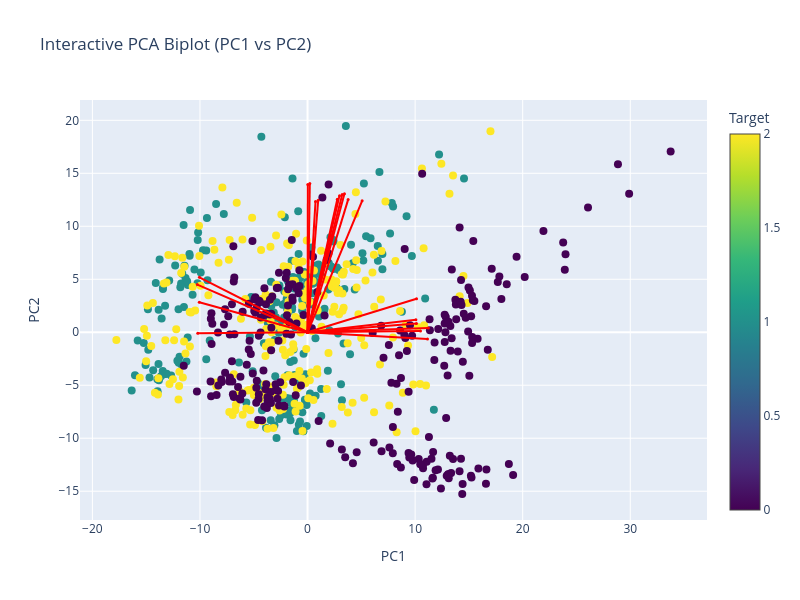

The notebook cell this image was saved under:
### Code cell
interactive_PCA_biplot(score=x_new, 
                       coeff=pca.components_.T, 
                       labels=sampled_NN.columns[:-1], 
                       y=y,
                       selected_vars=selected_vars, 
                       pc_indices=(0, 1))  # plot PC1 vs PC3

### Figure 1 — Plotly figure (JSON) as saved in the notebook; plotly's stock layout.template omitted (floating-point values rounded to 4 significant figures; data arrays with more than 128 entries replaced by an {"elided": "..."} marker saying what was removed)
{"data": [{"hoverinfo": "text", "marker": {"color": {"elided": "734 int values"}, "colorbar": {"title": {"text": "Target"}}, "colorscale": [[0, "#440154"], [0.1111, "#482878"], [0.2222, "#3e4989"], [0.3333, "#31688e"], [0.4444, "#26828e"], [0.5556, "#1f9e89"], [0.6667, "#35b779"], [0.7778, "#6ece58"], [0.8889, "#b5de2b"], [1, "#fde725"]], "showscale": true, "size": 8}, "mode": "markers", "name": "Samples", "text": {"elided": "734 str values"}, "type": "scatter", "x": {"elided": "734 float values"}, "y": {"elided": "734 float values"}}, {"hoverinfo": "text", "hovertext": "LEFT_INDEX_speed_integral", "line": {"color": "red"}, "marker": {"size": 3}, "mode": "lines+markers", "type": "scatter", "x": [0, 0.2104], "y": [0, 14.05]}, {"hoverinfo": "text", "hovertext": "LEFT_INDEX_speed_ts_range", "line": {"color": "red"}, "marker": {"size": 3}, "mode": "lines+markers", "type": "scatter", "x": [0, 5.073], "y": [0, 12.4]}, {"hoverinfo": "text", "hovertext": "LEFT_WRIST_speed_integral", "line": {"color": "red"}, "marker": {"size": 3}, "mode": "lines+markers", "type": "scatter", "x": [0, 0.02543], "y": [0, 13.94]}, {"hoverinfo": "text", "hovertext": "total_arm_speed_Gmean", "line": {"color": "red"}, "marker": {"size": 3}, "mode": "lines+markers", "type": "scatter", "x": [0, 10.13], "y": [0, 3.161]}, {"hoverinfo": "text", "hovertext": "total_arm_jerk_Gmean", "line": {"color": "red"}, "marker": {"size": 3}, "mode": "lines+markers", "type": "scatter", "x": [0, 11.15], "y": [0, -0.6253]}, {"hoverinfo": "text", "hovertext": "total_arm_jerk_peak_mean", "line": {"color": "red"}, "marker": {"size": 3}, "mode": "lines+markers", "type": "scatter", "x": [0, 10.5], "y": [0, 0.1165]}, {"hoverinfo": "text", "hovertext": "total_arm_acceleration_Gmean", "line": {"color": "red"}, "marker": {"size": 3}, "mode": "lines+markers", "type": "scatter", "x": [0, 11.23], "y": [0, 0.3945]}, {"hoverinfo": "text", "hovertext": "total_arm_acceleration_Gstd", "line": {"color": "red"}, "marker": {"size": 3}, "mode": "lines+markers", "type": "scatter", "x": [0, 10.13], "y": [0, 0.8275]}, {"hoverinfo": "text", "hovertext": "total_arm_acceleration_peak_mean", "line": {"color": "red"}, "marker": {"size": 3}, "mode": "lines+markers", "type": "scatter", "x": [0, 10.07], "y": [0, 1.184]}, {"hoverinfo": "text", "hovertext": "lwrist_nose_integral", "line": {"color": "red"}, "marker": {"size": 3}, "mode": "lines+markers", "type": "scatter", "x": [0, -10.21], "y": [0, -0.09416]}, {"hoverinfo": "text", "hovertext": "lwrist_nose_ts_range", "line": {"color": "red"}, "marker": {"size": 3}, "mode": "lines+markers", "type": "scatter", "x": [0, 2.767], "y": [0, 12.56]}, {"hoverinfo": "text", "hovertext": "lwrist_rhip_Gstd", "line": {"color": "red"}, "marker": {"size": 3}, "mode": "lines+markers", "type": "scatter", "x": [0, 3.772], "y": [0, 12.52]}, {"hoverinfo": "text", "hovertext": "lwrist_rhip_peak_mean", "line": {"color": "red"}, "marker": {"size": 3}, "mode": "lines+markers", "type": "scatter", "x": [0, 3.221], "y": [0, 13.01]}, {"hoverinfo": "text", "hovertext": "lwrist_rhip_ts_range", "line": {"color": "red"}, "marker": {"size": 3}, "mode": "lines+markers", "type": "scatter", "x": [0, 3.429], "y": [0, 13.08]}, {"hoverinfo": "text", "hovertext": "lwrist_lhip_peak_mean", "line": {"color": "red"}, "marker": {"size": 3}, "mode": "lines+markers", "type": "scatter", "x": [0, 2.972], "y": [0, 12.89]}, {"hoverinfo": "text", "hovertext": "lwrist_lshoulder_ts_range", "line": {"color": "red"}, "marker": {"size": 3}, "mode": "lines+markers", "type": "scatter", "x": [0, 0.9877], "y": [0, 12.45]}, {"hoverinfo": "text", "hovertext": "lwrist_rshoulder_integral", "line": {"color": "red"}, "marker": {"size": 3}, "mode": "lines+markers", "type": "scatter", "x": [0, -10.06], "y": [0, 2.828]}, {"hoverinfo": "text", "hovertext": "rwrist_rshoulder_integral", "line": {"color": "red"}, "marker": {"size": 3}, "mode": "lines+markers", "type": "scatter", "x": [0, -10.25], "y": [0, 4.495]}, {"hoverinfo": "text", "hovertext": "left_elbow_flex_ts_range", "line": {"color": "red"}, "marker": {"size": 3}, "mode": "lines+markers", "type": "scatter", "x": [0, 0.742], "y": [0, 12.35]}, {"hoverinfo": "text", "hovertext": "right_elbow_flex_integral", "line": {"color": "red"}, "marker": {"size": 3}, "mode": "lines+markers", "type": "scatter", "x": [0, -10.05], "y": [0, 5.181]}], "layout": {"height": 600, "hovermode": "closest", "showlegend": false, "title": {"text": "Interactive PCA Biplot (PC1 vs PC2)"}, "width": 800, "xaxis": {"title": {"text": "PC1"}}, "yaxis": {"title": {"text": "PC2"}}}}
